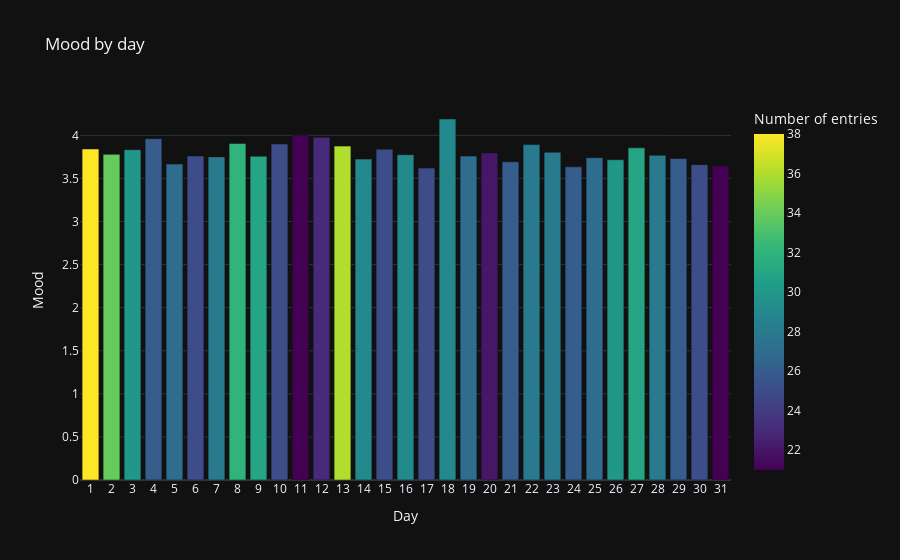

The notebook cell this image was saved under:
### Code cell
df.by_time_bar_plot('day')

### Figure 1 — Plotly figure (JSON) as saved in the notebook; plotly's stock layout.template omitted (floating-point values rounded to 4 significant figures)
{"data": [{"alignmentgroup": "True", "hovertemplate": "Day=%{x}<br>Mood=%{y}<br>Number of entries=%{marker.color}<extra></extra>", "legendgroup": "", "marker": {"color": [34, 38, 21, 25, 26, 28, 31, 30, 27, 26, 28, 28, 26, 22, 27, 29, 25, 29, 25, 29, 36, 23, 21, 25, 31, 32, 28, 25, 27, 26, 30], "coloraxis": "coloraxis", "pattern": {"shape": ""}}, "name": "", "offsetgroup": "", "orientation": "v", "showlegend": false, "textposition": "auto", "type": "bar", "x": [2, 1, 31, 30, 29, 28, 27, 26, 25, 24, 23, 22, 21, 20, 19, 18, 17, 16, 15, 14, 13, 12, 11, 10, 9, 8, 7, 6, 5, 4, 3], "xaxis": "x", "y": [3.779, 3.842, 3.643, 3.66, 3.731, 3.768, 3.855, 3.717, 3.741, 3.635, 3.804, 3.893, 3.692, 3.795, 3.759, 4.19, 3.62, 3.776, 3.84, 3.724, 3.875, 3.978, 4, 3.9, 3.758, 3.906, 3.75, 3.76, 3.667, 3.962, 3.833], "yaxis": "y"}], "layout": {"barmode": "relative", "coloraxis": {"colorbar": {"title": {"text": "Number of entries"}}, "colorscale": [[0, "#440154"], [0.1111, "#482878"], [0.2222, "#3e4989"], [0.3333, "#31688e"], [0.4444, "#26828e"], [0.5556, "#1f9e89"], [0.6667, "#35b779"], [0.7778, "#6ece58"], [0.8889, "#b5de2b"], [1, "#fde725"]]}, "legend": {"tracegroupgap": 0}, "title": {"text": "Mood by day"}, "xaxis": {"anchor": "y", "domain": [0, 1], "dtick": 1, "title": {"text": "Day"}}, "yaxis": {"anchor": "x", "domain": [0, 1], "title": {"text": "Mood"}}}}
